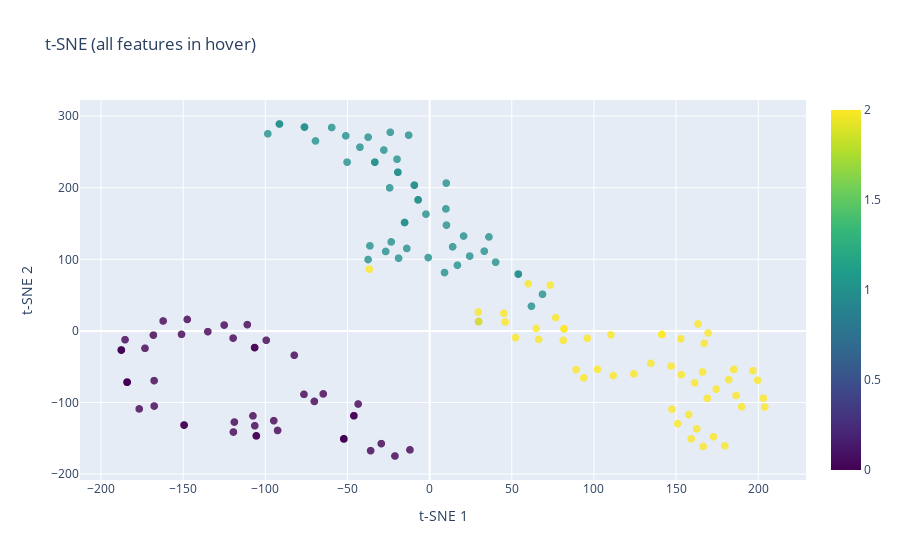

Notebook code for this chart:
### Markdown cell above
## 11. t-SNE Feature Visualization

Visualize the transformed features and classes using t-SNE.

### Code cell
fig_tsne = VisualizerFactory.make_tsne(X_transformed, y,
                                       label_map=label_map.get('species', {}),
                                       perplexity=10,
                                       random_state=42)
fig_tsne.show()

### Figure 1 — Plotly figure (JSON) as saved in the notebook; plotly's stock layout.template omitted (floating-point values rounded to 4 significant figures; data arrays with more than 128 entries replaced by an {"elided": "..."} marker saying what was removed)
{"data": [{"customdata": {"elided": "150x2 float values"}, "hovertemplate": "petal_length: %{customdata[0]}<br>petal_width: %{customdata[1]}<br>label: %{text}<extra></extra>", "marker": {"color": {"elided": "150 int values"}, "colorscale": [[0, "#440154"], [0.1111, "#482878"], [0.2222, "#3e4989"], [0.3333, "#31688e"], [0.4444, "#26828e"], [0.5556, "#1f9e89"], [0.6667, "#35b779"], [0.7778, "#6ece58"], [0.8889, "#b5de2b"], [1, "#fde725"]], "opacity": 0.8, "showscale": true, "size": 8}, "mode": "markers", "text": {"elided": "150 str values"}, "type": "scattergl", "x": {"elided": "150 float values"}, "y": {"elided": "150 float values"}}], "layout": {"title": {"text": "t-SNE (all features in hover)"}, "xaxis": {"title": {"text": "t-SNE 1"}}, "yaxis": {"title": {"text": "t-SNE 2"}}}}
